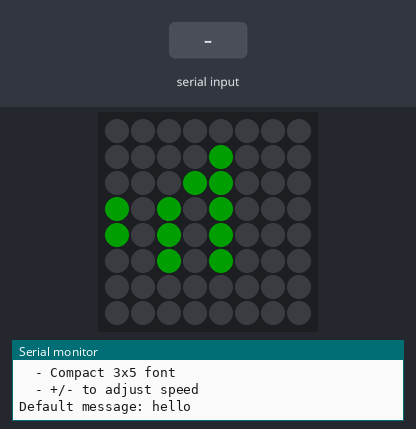
Simulated run of this sketch. Board: Arduino Uno, built with avr-gcc and run on an emulated ATmega328P. Shown: 8×8 RGB LED matrix (first LED top left, wired row by row), the last lines printed to the serial monitor. The inputs (shaded band) are chosen by the test bench. Dim RGB values are drawn brighter than linear.

Above: at 1.2 s.
1.3 s: "+\n" received over Serial
At 2.64 s:
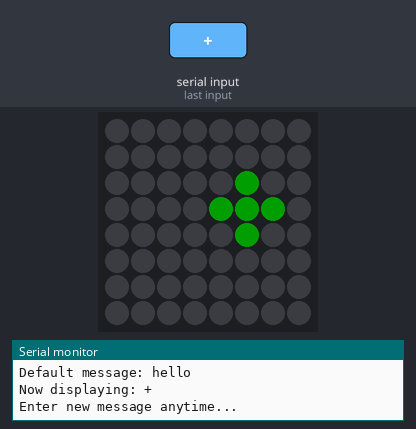
At 8.94 s:
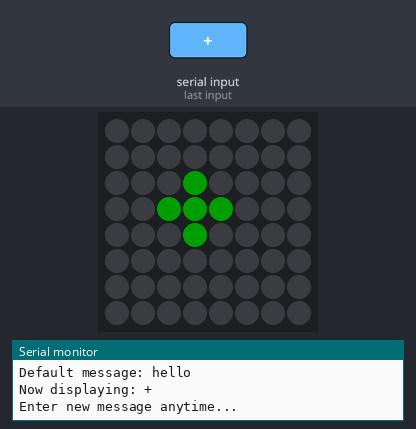

The sketch:

Scrolling_Text_Small.ino
```cpp
/*
 * Scrolling Text Display - Small Font Version
 * For 8x8 NeoPixel Matrix
 *
 * Uses a compact 3x5 pixel font to display more text at once.
 * Preserves lowercase letters for better readability.
 *
 * Hardware Setup:
 * - 8x8 NeoPixel Matrix (64 LEDs) connected to pin 6
 * - Arduino Uno R4 WiFi (or compatible board)
 *
 * Usage:
 * 1. Upload sketch to Arduino
 * 2. Open Serial Monitor at 115200 baud
 * 3. Type your message and press Enter
 * 4. Watch it scroll across the matrix!
 */

#include <Adafruit_NeoPixel.h>

// Hardware configuration
#define PIN 6           // Data pin connected to NeoPixel DIN
#define NUMPIXELS 64    // 8x8 matrix = 64 LEDs
#define MATRIX_WIDTH 8
#define MATRIX_HEIGHT 8

// Create NeoPixel object
Adafruit_NeoPixel matrix(NUMPIXELS, PIN, NEO_GRB + NEO_KHZ800);

// Scrolling parameters
int scrollSpeed = 80;         // Milliseconds between scroll steps
unsigned long lastScrollTime = 0;
int scrollPosition = MATRIX_WIDTH;  // Start from right edge

// Message buffer
String currentMessage = " olleh";  // Default message reversed for R-to-L scroll
String inputBuffer = "";           // Buffer for incoming serial data

// Text color (can be changed)
uint32_t textColor;
uint32_t backgroundColor;

// Vertical offset to center 5-pixel tall font on 8-pixel display
#define FONT_HEIGHT 5
#define VERTICAL_OFFSET 1  // Centers the 5px font (leaves 1px top, 2px bottom)

// 3x5 Font definition - each character is 3 columns wide, 5 rows tall
// Stored as 3 bytes per character, each byte represents one column (LSB = top row)
// Only uses lower 5 bits of each byte
const uint8_t font3x5[][3] PROGMEM = {
  {0x00, 0x00, 0x00}, // Space (32)
  {0x00, 0x17, 0x00}, // ! (33)
  {0x03, 0x00, 0x03}, // " (34)
  {0x1F, 0x0A, 0x1F}, // # (35)
  {0x16, 0x1F, 0x0D}, // $ (36)
  {0x19, 0x04, 0x13}, // % (37)
  {0x0A, 0x15, 0x1A}, // & (38)
  {0x00, 0x03, 0x00}, // ' (39)
  {0x00, 0x0E, 0x11}, // ( (40)
  {0x11, 0x0E, 0x00}, // ) (41)
  {0x05, 0x02, 0x05}, // * (42)
  {0x04, 0x0E, 0x04}, // + (43)
  {0x10, 0x08, 0x00}, // , (44)
  {0x04, 0x04, 0x04}, // - (45)
  {0x00, 0x10, 0x00}, // . (46)
  {0x18, 0x04, 0x03}, // / (47)
  {0x1F, 0x11, 0x1F}, // 0 (48)
  {0x12, 0x1F, 0x10}, // 1 (49)
  {0x1D, 0x15, 0x17}, // 2 (50)
  {0x15, 0x15, 0x1F}, // 3 (51)
  {0x07, 0x04, 0x1F}, // 4 (52)
  {0x17, 0x15, 0x1D}, // 5 (53)
  {0x1F, 0x15, 0x1D}, // 6 (54)
  {0x01, 0x01, 0x1F}, // 7 (55)
  {0x1F, 0x15, 0x1F}, // 8 (56)
  {0x17, 0x15, 0x1F}, // 9 (57)
  {0x00, 0x0A, 0x00}, // : (58)
  {0x10, 0x0A, 0x00}, // ; (59)
  {0x04, 0x0A, 0x11}, // < (60)
  {0x0A, 0x0A, 0x0A}, // = (61)
  {0x11, 0x0A, 0x04}, // > (62)
  {0x01, 0x15, 0x03}, // ? (63)
  {0x0E, 0x15, 0x16}, // @ (64)
  {0x1E, 0x05, 0x1E}, // A (65)
  {0x1F, 0x15, 0x0A}, // B (66)
  {0x0E, 0x11, 0x11}, // C (67)
  {0x1F, 0x11, 0x0E}, // D (68)
  {0x1F, 0x15, 0x15}, // E (69)
  {0x1F, 0x05, 0x05}, // F (70)
  {0x0E, 0x11, 0x1D}, // G (71)
  {0x1F, 0x04, 0x1F}, // H (72)
  {0x11, 0x1F, 0x11}, // I (73)
  {0x08, 0x10, 0x0F}, // J (74)
  {0x1F, 0x04, 0x1B}, // K (75)
  {0x1F, 0x10, 0x10}, // L (76)
  {0x1F, 0x02, 0x1F}, // M (77)
  {0x1F, 0x0E, 0x1F}, // N (78)
  {0x0E, 0x11, 0x0E}, // O (79)
  {0x1F, 0x05, 0x02}, // P (80)
  {0x0E, 0x19, 0x1E}, // Q (81)
  {0x1F, 0x05, 0x1A}, // R (82)
  {0x12, 0x15, 0x09}, // S (83)
  {0x01, 0x1F, 0x01}, // T (84)
  {0x0F, 0x10, 0x0F}, // U (85)
  {0x07, 0x18, 0x07}, // V (86)
  {0x1F, 0x08, 0x1F}, // W (87)
  {0x1B, 0x04, 0x1B}, // X (88)
  {0x03, 0x1C, 0x03}, // Y (89)
  {0x19, 0x15, 0x13}, // Z (90)
  {0x00, 0x1F, 0x11}, // [ (91)
  {0x03, 0x04, 0x18}, // backslash (92)
  {0x11, 0x1F, 0x00}, // ] (93)
  {0x02, 0x01, 0x02}, // ^ (94)
  {0x10, 0x10, 0x10}, // _ (95)
  {0x01, 0x02, 0x00}, // ` (96)
  {0x0C, 0x12, 0x1E}, // a (97)
  {0x1F, 0x12, 0x0C}, // b (98)
  {0x0C, 0x12, 0x12}, // c (99)
  {0x0C, 0x12, 0x1F}, // d (100)
  {0x0C, 0x1A, 0x14}, // e (101)
  {0x04, 0x1E, 0x05}, // f (102)
  {0x14, 0x1A, 0x0C}, // g (103) - descender approximated
  {0x1F, 0x02, 0x1C}, // h (104)
  {0x00, 0x1D, 0x00}, // i (105)
  {0x10, 0x1D, 0x00}, // j (106)
  {0x1F, 0x08, 0x14}, // k (107)
  {0x00, 0x1F, 0x10}, // l (108)
  {0x1E, 0x04, 0x1E}, // m (109)
  {0x1E, 0x02, 0x1C}, // n (110)
  {0x0C, 0x12, 0x0C}, // o (111)
  {0x1E, 0x0A, 0x04}, // p (112) - descender approximated
  {0x04, 0x0A, 0x1E}, // q (113) - descender approximated
  {0x1E, 0x02, 0x04}, // r (114)
  {0x14, 0x1E, 0x0A}, // s (115)
  {0x02, 0x0F, 0x12}, // t (116)
  {0x0E, 0x10, 0x1E}, // u (117)
  {0x06, 0x18, 0x06}, // v (118)
  {0x1E, 0x08, 0x1E}, // w (119)
  {0x12, 0x0C, 0x12}, // x (120)
  {0x16, 0x18, 0x06}, // y (121) - descender approximated
  {0x1A, 0x1E, 0x16}, // z (122)
  {0x04, 0x1F, 0x11}, // { (123)
  {0x00, 0x1F, 0x00}, // | (124)
  {0x11, 0x1F, 0x04}, // } (125)
  {0x02, 0x06, 0x04}, // ~ (126)
};

#define CHAR_WIDTH 3      // Each character is 3 pixels wide
#define CHAR_SPACING 1    // 1 pixel gap between characters

// Calculate total width of message in pixels
int getMessageWidth() {
  return currentMessage.length() * (CHAR_WIDTH + CHAR_SPACING);
}

// Convert (row, col) to linear pixel index for zigzag wiring
int getPixelIndex(int row, int col) {
  // Boundary check
  if (row < 0 || row >= MATRIX_HEIGHT || col < 0 || col >= MATRIX_WIDTH) {
    return -1;
  }

  // Zigzag pattern: even rows go left-to-right, odd rows go right-to-left
  if (row % 2 == 0) {
    return row * MATRIX_WIDTH + col;
  } else {
    return row * MATRIX_WIDTH + (MATRIX_WIDTH - 1 - col);
  }
}

// Get a column of pixel data for a character at a specific column offset
uint8_t getCharColumn(char c, int col) {
  // Handle characters outside our font range
  if (c < 32 || c > 126) {
    c = ' ';  // Replace with space
  }

  // Get font index (font starts at ASCII 32)
  int fontIndex = c - 32;

  // Return the column data from PROGMEM
  // Reverse column order to fix horizontal mirroring
  if (col >= 0 && col < CHAR_WIDTH) {
    return pgm_read_byte(&font3x5[fontIndex][CHAR_WIDTH - 1 - col]);
  }
  return 0;  // Return empty for spacing
}

// Get pixel state at a specific position in the scrolling message
bool getPixelFromMessage(int x, int row) {
  // Adjust row for vertical offset (font is centered)
  int fontRow = row - VERTICAL_OFFSET;

  // Return false if outside font height
  if (fontRow < 0 || fontRow >= FONT_HEIGHT) {
    return false;
  }

  // Calculate which character and which column within that character
  int charWidth = CHAR_WIDTH + CHAR_SPACING;
  int charIndex = x / charWidth;
  int columnInChar = x % charWidth;

  // Handle wrapping for continuous scroll
  int messageLen = currentMessage.length();
  if (messageLen == 0) return false;

  charIndex = charIndex % messageLen;
  if (charIndex < 0) charIndex += messageLen;

  // If we're in the spacing area, return false
  if (columnInChar >= CHAR_WIDTH) {
    return false;
  }

  // Get the character
  char c = currentMessage.charAt(charIndex);

  // Get column data for this character
  uint8_t columnData = getCharColumn(c, columnInChar);

  // Check if the specific row bit is set
  return (columnData >> fontRow) & 0x01;
}

// Draw the current frame of scrolling text
void drawFrame() {
  matrix.clear();

  int messageWidth = getMessageWidth();
  if (messageWidth == 0) return;

  // Draw each pixel on the matrix
  for (int col = 0; col < MATRIX_WIDTH; col++) {
    // Calculate which position in the message this column represents
    // Add messageWidth to handle negative scroll positions
    int messageX = ((scrollPosition + col) % messageWidth + messageWidth) % messageWidth;

    for (int row = 0; row < MATRIX_HEIGHT; row++) {
      int pixelIndex = getPixelIndex(row, col);
      if (pixelIndex >= 0) {
        if (getPixelFromMessage(messageX, row)) {
          matrix.setPixelColor(pixelIndex, textColor);
        } else {
          matrix.setPixelColor(pixelIndex, backgroundColor);
        }
      }
    }
  }

  matrix.show();
}

// Handle incoming serial data
void handleSerialInput() {
  while (Serial.available()) {
    char c = Serial.read();

    // Check for end of line
    if (c == '\n' || c == '\r') {
      if (inputBuffer.length() > 0) {
        // Keep original case - don't convert to uppercase

        // Reverse the string for right-to-left scrolling
        String reversed = " ";  // Start with space for gap
        for (int i = inputBuffer.length() - 1; i >= 0; i--) {
          reversed += inputBuffer.charAt(i);
        }
        currentMessage = reversed;

        // Reset scroll position to start from right edge
        scrollPosition = MATRIX_WIDTH;

        Serial.print("Now displaying: ");
        Serial.println(inputBuffer);  // Show original message
        Serial.println("Enter new message anytime...");

        inputBuffer = "";
      }
    } else {
      // Add character to buffer
      inputBuffer += c;
    }
  }
}

void setup() {
  // Initialize Serial communication
  Serial.begin(115200);
  while (!Serial) {
    ; // Wait for serial port to connect
  }

  // Initialize the NeoPixel matrix
  matrix.begin();
  matrix.setBrightness(30);  // Low brightness for USB power
  matrix.clear();
  matrix.show();

  // Set colors after matrix.begin()
  textColor = matrix.Color(0, 255, 0);      // Green text
  backgroundColor = matrix.Color(0, 0, 0);   // Black background

  // Print welcome message
  Serial.println("================================");
  Serial.println("  NeoPixel Scrolling Text");
  Serial.println("  Small Font Version (3x5)");
  Serial.println("================================");
  Serial.println();
  Serial.println("Type a message and press Enter");
  Serial.println("to display it on the LED matrix.");
  Serial.println();
  Serial.println("Features:");
  Serial.println("  - Lowercase preserved");
  Serial.println("  - Compact 3x5 font");
  Serial.println("  - +/- to adjust speed");
  Serial.println();
  Serial.println("Default message: hello");
  Serial.println();
}

void loop() {
  // Handle serial input
  handleSerialInput();

  // Check for speed adjustment commands
  if (Serial.available()) {
    char c = Serial.peek();
    if (c == '+') {
      Serial.read();
      scrollSpeed = max(20, scrollSpeed - 20);
      Serial.print("Speed increased. Delay: ");
      Serial.print(scrollSpeed);
      Serial.println("ms");
    } else if (c == '-') {
      Serial.read();
      scrollSpeed = min(500, scrollSpeed + 20);
      Serial.print("Speed decreased. Delay: ");
      Serial.print(scrollSpeed);
      Serial.println("ms");
    }
  }

  // Update scroll position at regular intervals (non-blocking)
  if (millis() - lastScrollTime >= scrollSpeed) {
    lastScrollTime = millis();

    // Move scroll position (decrement for right-to-left scrolling)
    scrollPosition--;

    // Wrap around when we've scrolled the entire message
    int messageWidth = getMessageWidth();
    if (scrollPosition < -messageWidth) {
      scrollPosition = 0;
    }

    // Draw the current frame
    drawFrame();
  }
}
```
